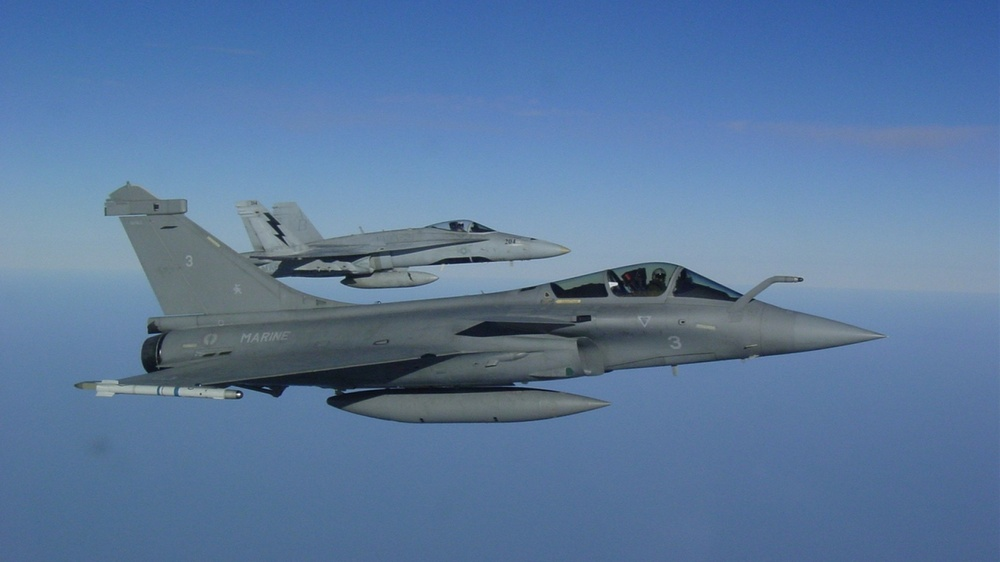
#> input picture 11_Assignment/Rafale.jpg, 1000 x 562 px, shrunk from 1920 x 1080 before the run
$ python task_9.py
#> lines starting #> are read from the running program, lines starting #| are printed output that depends on the picture
# Senang bisa berkontribusi :D

import cv2

def operation_or(image1, image2):
    if image1.shape == image2.shape:
        hasil = cv2.bitwise_or(image1, image2)
        return hasil
    else:
        print("\nUkuran citra tidak cocok.")
        return None

def operation_and(image1, image2):
    if image1.shape == image2.shape:
        hasil = cv2.bitwise_and(image1, image2)
        return hasil
    else:
        print("\nUkuran citra tidak cocok.")
        return None

def operation_xor(image1, image2):
    if image1.shape == image2.shape:
        hasil = cv2.bitwise_xor(image1, image2)
        return hasil
    else:
        print("\nUkuran citra tidak cocok.")
        return None


path_img1 = "./Rafale.jpg"
path_img2 = "./F16.jpg"

img1 = cv2.imread(path_img1)
#> img1 is the input picture: shape (562, 1000, 3); mean B, G, R 157.4, 120.7, 90.7
img2 = cv2.imread(path_img2)
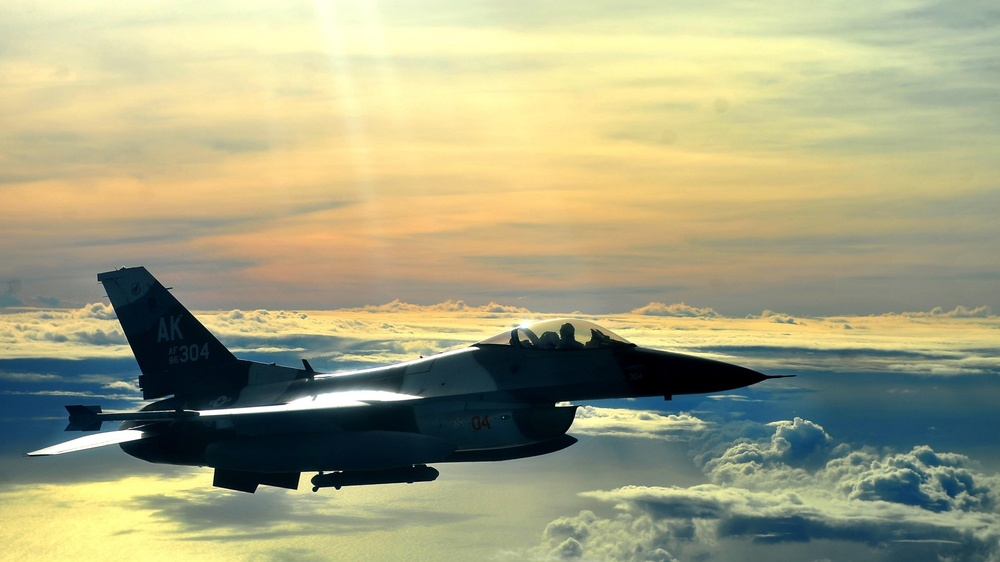
#> input picture 11_Assignment/F16.jpg, 1000 x 562 px, shrunk from 1920 x 1080 before the run
#> img2 is the input picture: shape (562, 1000, 3); mean B, G, R 129.2, 163.4, 164.2

if img1 is None or img2 is None:
    print("Tidak dapat membaca citra.")
else:
    print("Operasi:\n1. OR\n2. AND\n3. XOR")
    pil = int(input("Pilih (1/2/3): "))
#> the answer given: 1
    if pil == 1:
        result_image = operation_or(img1, img2)
#> in operation_or, `hasil = cv2.bitwise_or(image1, image2)`:
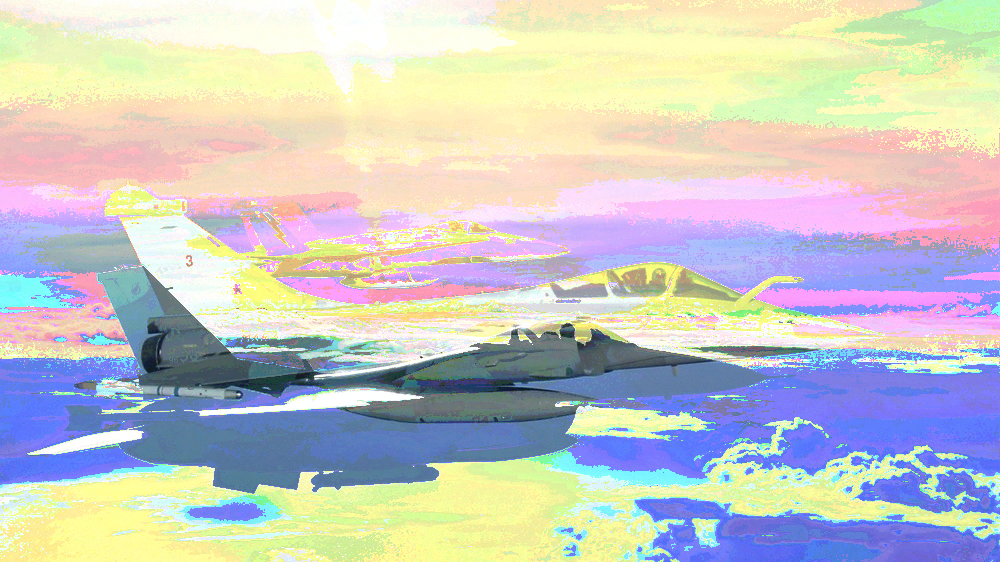
#> hasil: shape (562, 1000, 3); mean B, G, R 197.8, 199.7, 199.8
    elif pil == 2:
        result_image = operation_and(img1, img2)
    elif pil == 3:
        result_image = operation_xor(img1, img2)
    else:
        print("\nPilihan tidak valid. Mohon input 1 atau 2 atau 3.")

if result_image is not None:
    cv2.imshow("Hasil Operasi", result_image)
    cv2.waitKey(0)
    cv2.destroyAllWindows()

print("\n", result_image)
#> (printed output is left out)
